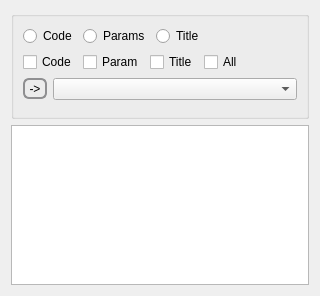
<?xml version="1.0" encoding="UTF-8"?>
<ui version="4.0">
 <class>EpsgWindow</class>
 <widget class="QWidget" name="EpsgWindow">
  <property name="geometry">
   <rect>
    <x>0</x>
    <y>0</y>
    <width>320</width>
    <height>296</height>
   </rect>
  </property>
  <property name="windowTitle">
   <string>Epsg</string>
  </property>
  <property name="windowIcon">
   <iconset resource="../gui/resources.qrc">
    <normaloff>:/icons/icons/600px-Brosen_windrose.svg.png</normaloff>:/icons/icons/600px-Brosen_windrose.svg.png</iconset>
  </property>
  <layout class="QVBoxLayout" name="verticalLayout_3">
   <item>
    <widget class="QGroupBox" name="groupBox">
     <property name="title">
      <string/>
     </property>
     <layout class="QVBoxLayout" name="verticalLayout">
      <item>
       <layout class="QHBoxLayout" name="horizontalLayout">
        <item>
         <widget class="QRadioButton" name="Code_rb">
          <property name="text">
           <string>Code</string>
          </property>
         </widget>
        </item>
        <item>
         <widget class="QRadioButton" name="Params_rb">
          <property name="text">
           <string>Params</string>
          </property>
         </widget>
        </item>
        <item>
         <widget class="QRadioButton" name="Title_rb">
          <property name="text">
           <string>Title</string>
          </property>
         </widget>
        </item>
        <item>
         <spacer name="horizontalSpacer">
          <property name="orientation">
           <enum>Qt::Horizontal</enum>
          </property>
          <property name="sizeHint" stdset="0">
           <size>
            <width>40</width>
            <height>20</height>
           </size>
          </property>
         </spacer>
        </item>
       </layout>
      </item>
      <item>
       <layout class="QHBoxLayout" name="horizontalLayout_2">
        <item>
         <widget class="QCheckBox" name="Code_cb">
          <property name="text">
           <string>Code</string>
          </property>
         </widget>
        </item>
        <item>
         <widget class="QCheckBox" name="Params_cb">
          <property name="text">
           <string>Param</string>
          </property>
         </widget>
        </item>
        <item>
         <widget class="QCheckBox" name="Title_cb">
          <property name="text">
           <string>Title</string>
          </property>
         </widget>
        </item>
        <item>
         <widget class="QCheckBox" name="All_cb">
          <property name="text">
           <string>All</string>
          </property>
         </widget>
        </item>
        <item>
         <spacer name="horizontalSpacer_2">
          <property name="orientation">
           <enum>Qt::Horizontal</enum>
          </property>
          <property name="sizeHint" stdset="0">
           <size>
            <width>40</width>
            <height>20</height>
           </size>
          </property>
         </spacer>
        </item>
       </layout>
      </item>
      <item>
       <layout class="QHBoxLayout" name="horizontalLayout_4">
        <item>
         <widget class="QToolButton" name="Search">
          <property name="styleSheet">
           <string notr="true"> QToolButton { /* all types of tool button */
     border: 2px solid #8f8f91;
     border-radius: 6px;
     background-color: qlineargradient(x1: 0, y1: 0, x2: 0, y2: 1,
                                       stop: 0 #f6f7fa, stop: 1 #dadbde);
 }

 QToolButton[popupMode=&quot;1&quot;] { /* only for MenuButtonPopup */
     padding-right: 20px; /* make way for the popup button */
 }

 QToolButton:pressed {
     background-color: qlineargradient(x1: 0, y1: 0, x2: 0, y2: 1,
                                       stop: 0 #dadbde, stop: 1 #f6f7fa);
 }

 QToolButton:checked {
     background-color: qlineargradient(x1: 0, y1: 0, x2: 0, y2: 1,
                                       stop: 0 white, stop: 1 blue);
 }

 /* the subcontrols below are used only in the MenuButtonPopup mode */
 QToolButton::menu-button {
     border: 2px solid gray;
     border-top-right-radius: 6px;
     border-bottom-right-radius: 6px;
     /* 16px width + 4px for border = 20px allocated above */
     width: 16px;
 }

 QToolButton::menu-arrow {
     image: url(downarrow.png);
 }

 QToolButton::menu-arrow:open {
     top: 1px; left: 1px; /* shift it a bit */
 }</string>
          </property>
          <property name="text">
           <string>-&gt;</string>
          </property>
         </widget>
        </item>
        <item>
         <widget class="QComboBox" name="OutList"/>
        </item>
       </layout>
      </item>
      <item>
       <spacer name="verticalSpacer">
        <property name="orientation">
         <enum>Qt::Vertical</enum>
        </property>
        <property name="sizeHint" stdset="0">
         <size>
          <width>20</width>
          <height>40</height>
         </size>
        </property>
       </spacer>
      </item>
     </layout>
    </widget>
   </item>
   <item>
    <widget class="QTextEdit" name="printout">
     <property name="textInteractionFlags">
      <set>Qt::TextSelectableByKeyboard|Qt::TextSelectableByMouse</set>
     </property>
    </widget>
   </item>
  </layout>
 </widget>
 <resources>
  <include location="../gui/resources.qrc"/>
 </resources>
 <connections/>
</ui>
